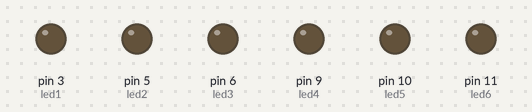
This sketch was run on a simulated Arduino Uno, built with avr-gcc and run on an emulated ATmega328P. Parts: output pins drawn as LEDs (lit = HIGH).

Above: at 0.05 s.
At 1.2 s:
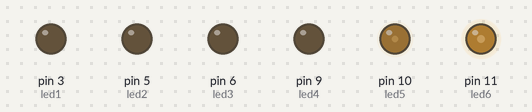
At 1.8 s:
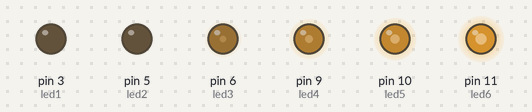
At 2.4 s:
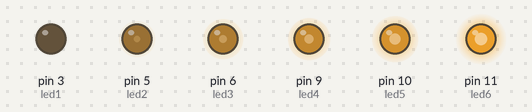
At 3.6 s:
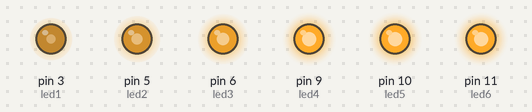
At 4.8 s:
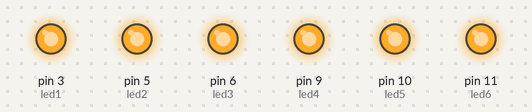
Timing chart, 0 to 6.2 s (numbered marks = the images above):
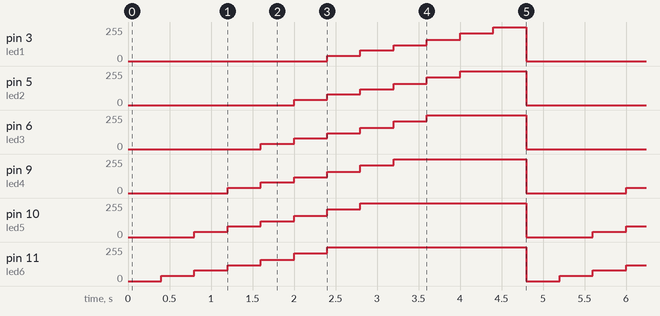

The sketch:

Fade_LEDs_2.ino
```cpp
/**********************************************************************************
**                                                                               **
**                         Sortides i entrades analogiques                       **
**                                  fade LED                                     **
**                                                                               **
** ADAM LAAOUAJ                                                                  **
**********************************************************************************/

//********** Includes *************************************************************

//********** Variables ************************************************************
int led1 = 3;
int led2 = 5;
int led3 = 6;
int led4 = 9;
int led5 = 10;
int led6 = 11;
int A = 400;
//********** Setup ****************************************************************
void setup()
{
  pinMode( led1 , OUTPUT ); //posar els leds com a sortides
  pinMode( led2 , OUTPUT );
  pinMode( led3 , OUTPUT );
  pinMode( led4 , OUTPUT );
  pinMode( led5 , OUTPUT );
  pinMode( led6 , OUTPUT );

}

//********** Loop *****************************************************************
void loop()
{
  analogWrite(led1, 0);
  analogWrite(led2, 0);
  analogWrite(led3, 0);
  analogWrite(led4, 0);
  analogWrite(led5, 0);
  analogWrite(led6, 0);
  delay(A);

  analogWrite(led1, 0);    // posar PWM de led sortides a 120
  analogWrite(led2, 0);
  analogWrite(led3, 0);
  analogWrite(led4, 0);
  analogWrite(led5, 0);
  analogWrite(led6, 40);
  delay(A);

  analogWrite(led1, 0);  //posar PWM de les sortides a 255
  analogWrite(led2, 0);
  analogWrite(led3, 0);
  analogWrite(led4, 0);
  analogWrite(led5, 40);
  analogWrite(led6, 80);
  delay(A);

  analogWrite(led1, 0);    // posar PWM de led sortides a 120
  analogWrite(led2, 0);
  analogWrite(led3, 0);
  analogWrite(led4, 40);
  analogWrite(led5, 80);
  analogWrite(led6, 120);
  delay(A);

  analogWrite(led1, 0);
  analogWrite(led2, 0);
  analogWrite(led3, 40);
  analogWrite(led4, 80);
  analogWrite(led5, 120);
  analogWrite(led6, 160);
  delay(A);

  analogWrite(led1, 0);
  analogWrite(led2, 40);
  analogWrite(led3, 80);
  analogWrite(led4, 120);
  analogWrite(led5, 160);
  analogWrite(led6, 210);
  delay(A);

  analogWrite(led1, 40);
  analogWrite(led2, 80);
  analogWrite(led3, 120);
  analogWrite(led4, 160);
  analogWrite(led5, 210);
  analogWrite(led6, 255);
  delay(A);

  analogWrite(led1, 80);
  analogWrite(led2, 120);
  analogWrite(led3, 160);
  analogWrite(led4, 210);
  analogWrite(led5, 255);
  analogWrite(led6, 255);
  delay(A);

  analogWrite(led1, 120);
  analogWrite(led2, 160);
  analogWrite(led3, 210);
  analogWrite(led4, 255);
  analogWrite(led5, 255);
  analogWrite(led6, 255);
  delay(A);

  analogWrite(led1, 160);
  analogWrite(led2, 210);
  analogWrite(led3, 255);
  analogWrite(led4, 255);
  analogWrite(led5, 255);
  analogWrite(led6, 255);
  delay(A);

  analogWrite(led1, 210);
  analogWrite(led2, 255);
  analogWrite(led3, 255);
  analogWrite(led4, 255);
  analogWrite(led5, 255);
  analogWrite(led6, 255);
  delay(A);

  analogWrite(led1, 255);
  analogWrite(led2, 255);
  analogWrite(led3, 255);
  analogWrite(led4, 255);
  analogWrite(led5, 255);
  analogWrite(led6, 255);
  delay(A);
}

//********** Funcions *************************************************************
```

Measured:
- by itself, pin 6 (led3): repeats every 4.8 s: 80/255 0.40 s, 120/255 0.40 s, 160/255 0.40 s, 210/255 0.40 s, 255/255 1.2 s, 0/255 1.6 s, 40/255 0.40 s
- by itself, pin 9 (led4): repeats every 4.8 s: 80/255 0.40 s, 120/255 0.40 s, 160/255 0.40 s, 210/255 0.40 s, 255/255 1.6 s, 0/255 1.2 s, 40/255 0.40 s
